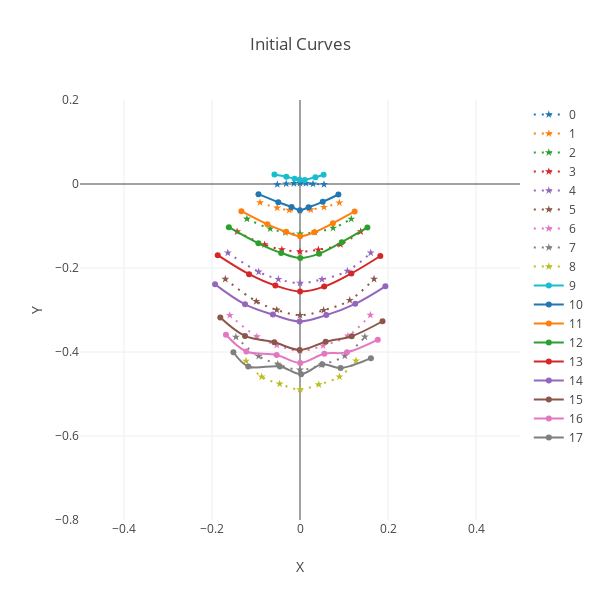

Here is the notebook cell this chart was saved with:
### Code cell
i = 7
p0 = phTout0.data.numpy()[i]
p1 = phTout1.data.numpy()[i]

p01_0 = phCout0.data.numpy()[i]
p01_1 = phCout1.data.numpy()[i]

# nx = np.concatenate((p0,p01_0))
nx = np.concatenate((p1,p01_1))


# gx = gy.FormatNetworkToGraphColumns(nx, xOffset=0, yOffset=7, colPoints=7)
# gx = gy.FormatNetworkToGraphColumns(nx, xOffset=0, yOffset=14, colPoints=7)
gx = gy.FormatNetworkToGraphColumns(nx, xOffset=7, yOffset=14, colPoints=7)

layout = go.Layout(
    title = 'Initial Curves',
    height = 600,
    width = 600,
    hovermode= 'closest',
    xaxis= dict(
        title= 'X',
        range = [-.5,.5],
    ),
    yaxis=dict(
        title= 'Y',
        range = [-.8,.2],
    )
)
f = gy.graphCurves(gx, layout, dashRange=range(0,9))
offline.iplot(f)

### Figure 1 — Plotly figure (JSON) as saved in the notebook; plotly's stock layout.template omitted (floating-point values rounded to 4 significant figures)
{"data": [{"line": {"dash": "2px,6px", "shape": "spline"}, "marker": {"symbol": "star"}, "name": "0", "type": "scatter", "uid": "d0acaeda-b5f9-4546-9154-5eda1e26e3b7", "x": [-0.05171, -0.03138, -0.01406, 3.618e-05, 0.01342, 0.02956, 0.0545], "y": [-0.001097, 0.0005916, 0.001684, 0.001794, 0.001415, 0.0002842, -0.000883]}, {"line": {"dash": "2px,6px", "shape": "spline"}, "marker": {"symbol": "star"}, "name": "1", "type": "scatter", "uid": "23c9874c-7e7e-4567-9c92-2413e6b09c73", "x": [-0.09083, -0.05187, -0.02441, 0.0001537, 0.02453, 0.05457, 0.08943], "y": [-0.04404, -0.05691, -0.06225, -0.06415, -0.06083, -0.05518, -0.04462]}, {"line": {"dash": "2px,6px", "shape": "spline"}, "marker": {"symbol": "star"}, "name": "2", "type": "scatter", "uid": "9acbe9f1-ae57-4cf1-aff2-b279fd521d17", "x": [-0.1207, -0.06762, -0.03338, 0.0001109, 0.03387, 0.07524, 0.1165], "y": [-0.08307, -0.1064, -0.1154, -0.1187, -0.1146, -0.1048, -0.08321]}, {"line": {"dash": "2px,6px", "shape": "spline"}, "marker": {"symbol": "star"}, "name": "3", "type": "scatter", "uid": "42daa03f-30e4-42b5-a64b-20ac2640f877", "x": [-0.143, -0.08048, -0.04118, 2.843e-05, 0.04167, 0.09195, 0.1379], "y": [-0.1135, -0.1443, -0.1563, -0.1608, -0.1565, -0.1438, -0.1132]}, {"line": {"dash": "2px,6px", "shape": "spline"}, "marker": {"symbol": "star"}, "name": "4", "type": "scatter", "uid": "ed99d20d-8e50-4710-a461-aace1e86143f", "x": [-0.164, -0.09396, -0.04912, 5.854e-05, 0.05003, 0.1077, 0.1607], "y": [-0.1638, -0.209, -0.2267, -0.2359, -0.2271, -0.2072, -0.1638]}, {"line": {"dash": "2px,6px", "shape": "spline"}, "marker": {"symbol": "star"}, "name": "5", "type": "scatter", "uid": "97f6e492-8082-4f07-ab60-b5f2cbaf09f6", "x": [-0.1697, -0.09934, -0.05286, 4.86e-05, 0.05372, 0.113, 0.1683], "y": [-0.2263, -0.2794, -0.2998, -0.3124, -0.3006, -0.2768, -0.2263]}, {"line": {"dash": "2px,6px", "shape": "spline"}, "marker": {"symbol": "star"}, "name": "6", "type": "scatter", "uid": "aabb30e7-1f9d-480d-a433-b26c4785c6f9", "x": [-0.1596, -0.09789, -0.05285, -9.179e-06, 0.05253, 0.109, 0.1599], "y": [-0.3124, -0.3634, -0.3834, -0.3973, -0.385, -0.3617, -0.312]}, {"line": {"dash": "2px,6px", "shape": "spline"}, "marker": {"symbol": "star"}, "name": "7", "type": "scatter", "uid": "43aa2c9a-4eb4-41ca-a98c-9a66927b70f6", "x": [-0.1457, -0.09398, -0.05067, -1.866e-05, 0.04905, 0.1018, 0.1474], "y": [-0.3643, -0.4101, -0.4289, -0.4427, -0.4305, -0.4091, -0.3638]}, {"line": {"dash": "2px,6px", "shape": "spline"}, "marker": {"symbol": "star"}, "name": "8", "type": "scatter", "uid": "92c0c5b2-5997-4e35-83d1-59e4cba45abc", "x": [-0.1227, -0.08716, -0.04627, 1.272e-05, 0.04271, 0.08967, 0.1273], "y": [-0.4214, -0.4589, -0.476, -0.4891, -0.4774, -0.459, -0.421]}, {"line": {"shape": "spline"}, "name": "9", "type": "scatter", "uid": "ee971293-2373-4a8d-9f2a-86cfefe72d91", "x": [-0.05804, -0.03098, -0.01233, -0.0007824, 0.01075, 0.03513, 0.0536], "y": [0.02268, 0.01734, 0.01228, 0.009852, 0.009804, 0.01627, 0.02204]}, {"line": {"shape": "spline"}, "name": "10", "type": "scatter", "uid": "7b6861d1-e396-48aa-9d3a-37fcb4e5e9bc", "x": [-0.09434, -0.04928, -0.01912, -0.0003213, 0.0195, 0.05164, 0.08726], "y": [-0.02429, -0.04339, -0.05483, -0.06229, -0.05547, -0.04256, -0.02498]}, {"line": {"shape": "spline"}, "name": "11", "type": "scatter", "uid": "9980f583-1a9e-43dc-a722-bdab6243d2c7", "x": [-0.1332, -0.07416, -0.03132, 0.0003348, 0.03258, 0.07482, 0.1241], "y": [-0.06481, -0.09601, -0.1139, -0.1245, -0.1149, -0.09339, -0.06521]}, {"line": {"shape": "spline"}, "name": "12", "type": "scatter", "uid": "c109399d-9498-4e26-91db-4d1bb249ca1f", "x": [-0.1617, -0.09458, -0.04289, 0.0004976, 0.04347, 0.09498, 0.1532], "y": [-0.1028, -0.1412, -0.1641, -0.1764, -0.1659, -0.1385, -0.1035]}, {"line": {"shape": "spline"}, "name": "13", "type": "scatter", "uid": "4ac61d9b-3108-418e-beee-c41e031e14d1", "x": [-0.187, -0.1157, -0.05602, 0.0002128, 0.055, 0.1168, 0.1825], "y": [-0.1694, -0.2148, -0.2418, -0.2561, -0.2443, -0.2129, -0.1714]}, {"line": {"shape": "spline"}, "name": "14", "type": "scatter", "uid": "87604c80-2831-4fd6-b57c-a1d6b9854fee", "x": [-0.193, -0.1249, -0.06169, -0.0009282, 0.05973, 0.1255, 0.1941], "y": [-0.239, -0.2865, -0.3109, -0.3272, -0.3122, -0.2853, -0.2436]}, {"line": {"shape": "spline"}, "name": "15", "type": "scatter", "uid": "1eee41d2-d0a6-4091-82b9-23e8386b8f4b", "x": [-0.1811, -0.125, -0.05835, -0.0006648, 0.05833, 0.1176, 0.1876], "y": [-0.3176, -0.3616, -0.3769, -0.3952, -0.3755, -0.3624, -0.3268]}, {"line": {"shape": "spline"}, "name": "16", "type": "scatter", "uid": "339c14ee-a6a9-41b4-96c4-d20c624e0e99", "x": [-0.1683, -0.1221, -0.05307, 0.000506, 0.0553, 0.1068, 0.1768], "y": [-0.359, -0.3988, -0.4071, -0.4259, -0.404, -0.4009, -0.3706]}, {"line": {"shape": "spline"}, "name": "17", "type": "scatter", "uid": "8700f9f4-e909-4fba-9b1e-098294ffb602", "x": [-0.1514, -0.1176, -0.04574, 0.002588, 0.05055, 0.09221, 0.1611], "y": [-0.4005, -0.4345, -0.4344, -0.4528, -0.4293, -0.438, -0.4146]}], "layout": {"height": 600, "hovermode": "closest", "title": {"text": "Initial Curves"}, "width": 600, "xaxis": {"range": [-0.5, 0.5], "title": {"text": "X"}}, "yaxis": {"range": [-0.8, 0.2], "title": {"text": "Y"}}}}
